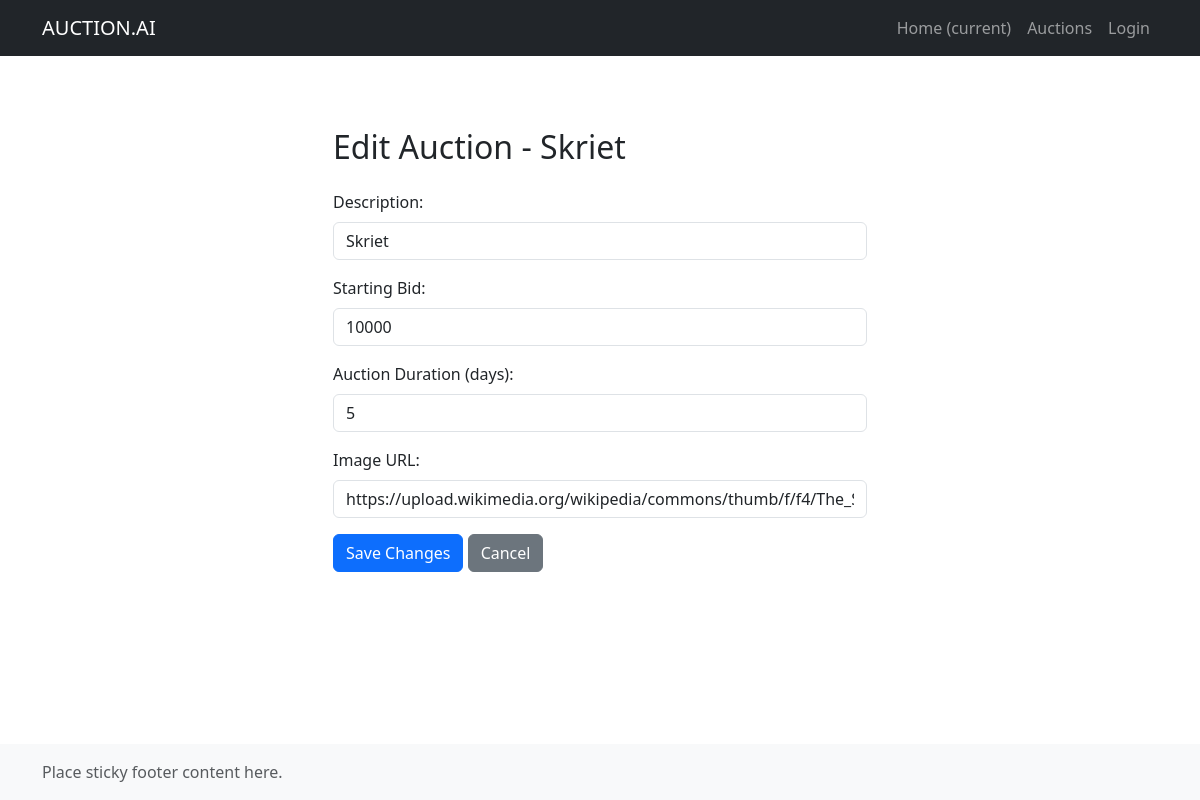
Page /auctions/edit/1 on the earlier database version.
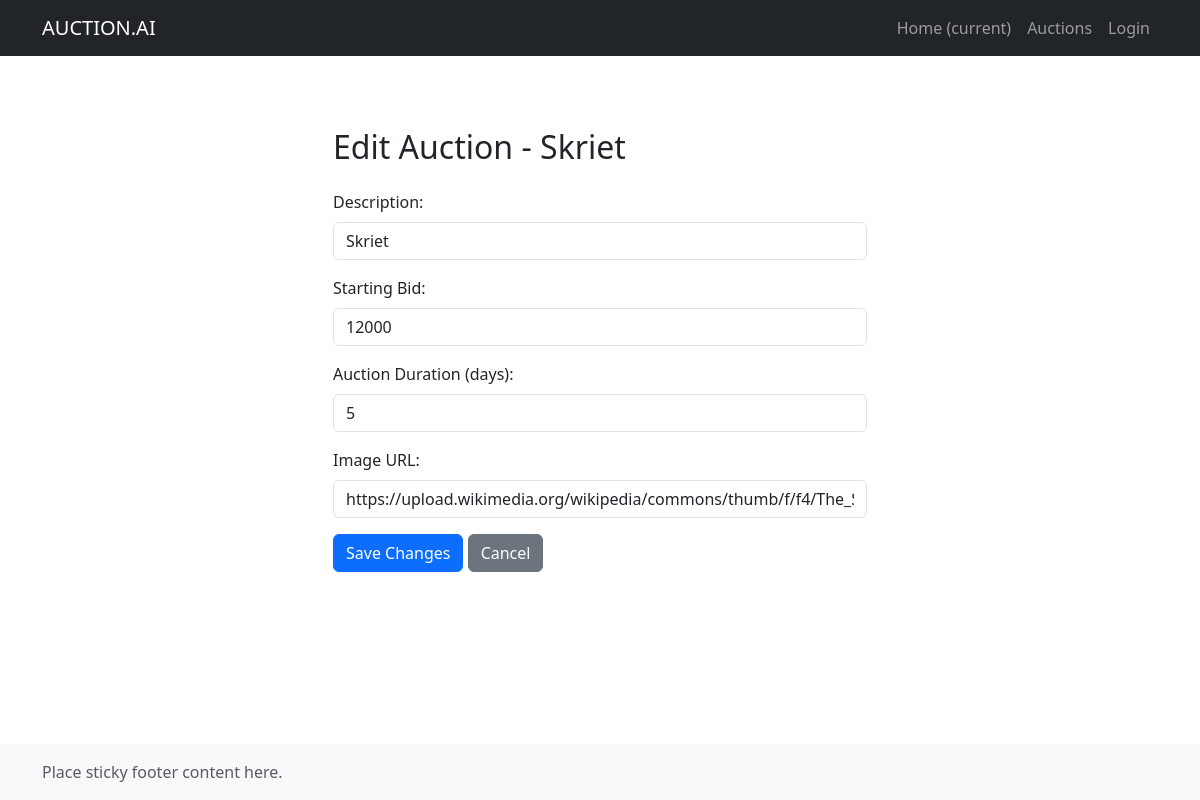
Same page on the later database version.
### app/myblueprints/auctions_bp_sqlalchemy/auction_repository.py (models this page shows)
class Auction(Base):
    __tablename__ = 'auctions'
    id = Column(Integer, primary_key=True)
    description = Column(String, nullable=False)
    starting_bid = Column(Integer, nullable=False)
    duration = Column(Integer, nullable=False)
    image_url = Column(String(128), nullable=True)
    likes = Column(Integer, default=0)
    dislikes = Column(Integer, default=0)
    bids = relationship("Bid", back_populates="auction", cascade="all, delete-orphan")

### app/myblueprints/auctions_bp_sqlalchemy/auctions_bp_sqlalchemy.py (the view)
@auctions_bp_sqlalchemy.route('/edit/<int:auction_id>', methods=['GET'])
def edit_auction(auction_id):
    auction = auctions_repo.find_by_id(auction_id)
    if auction:
        return render_template('edit_auction_form.html', auction=auction)
    else:
        return jsonify({"message": "Auction not found"}), 404

### app/myblueprints/auctions_bp_sqlalchemy/auction_repository.py (called while the page is built)
    def find_by_id(self, auction_id: int) -> Optional[Auction]:
        with self.Session() as session:
            return session.query(Auction).filter_by(id=auction_id).first()

### app/myblueprints/auctions_bp_sqlalchemy/templates/edit_auction_form.html (shortened to what this page needs)
{% extends 'baselayout.html' %}
{% block content %}
<div class="container mt-5">
    <div class="row justify-content-center">
        <div class="col-md-6">
            <h2 class="mb-4">Edit Auction - {{ auction.description }}</h2>
            <form action="{{ url_for('auctions_bp_sqlalchemy.update_auction', auction_id=auction.id) }}" method="post">
                <div class="mb-3">
                    <label for="description" class="form-label">Description:</label>
                    <input type="text" class="form-control" id="description" name="description" value="{{ auction.description }}" readonly>
                </div>
                <div class="mb-3">
                    <label for="starting_bid" class="form-label">Starting Bid:</label>
                    <input type="number" class="form-control" id="starting_bid" name="starting_bid" value="{{ auction.starting_bid }}" required>
                </div>
                <div class="mb-3">
                    <label for="duration" class="form-label">Auction Duration (days):</label>
                    <input type="number" class="form-control" id="duration" name="duration" value="{{ auction.duration }}" required>
                </div>
                <div class="mb-3">
                    <label for="image_url" class="form-label">Image URL:</label>
                    <input type="text" class="form-control" id="image_url" name="image_url" value="{{ auction.image_url }}">
                </div>
                <button type="submit" class="btn btn-primary">Save Changes</button>
                <a href="{{ url_for('auctions_bp_sqlalchemy.get_all_auctions') }}" class="btn btn-secondary">Cancel</a>
            </form>
        </div>
    </div>
</div>
{% endblock %}

### app/templates/baselayout.html (shortened to what this page needs)
<!DOCTYPE html>
<html lang="sv">
  <head>
    <link
      href="https://cdn.jsdelivr.net/npm/bootstrap@5.3.8/dist/css/bootstrap.min.css"
      rel="stylesheet"
    />
    <link rel="stylesheet" href="https://cdn.jsdelivr.net/npm/bootstrap-icons@1.13.1/font/bootstrap-icons.min.css">
    <link rel="stylesheet" href="{{ url_for('static', filename='css/main.css') }}" />
  </head>
  <body class="d-flex flex-column min-vh-100">
    <header>
      <nav class="navbar navbar-expand-md navbar-dark bg-dark">
        <div class="container">
          <a class="navbar-brand" href="{{ url_for('index') }}">AUCTION.AI</a>
          <div class="collapse navbar-collapse" id="navbarsExample04">
            <ul class="navbar-nav ms-auto align-items-center">
              <li class="nav-item active">
                <a class="nav-link" href="{{ url_for('index') }}"
                  >Home <span class="sr-only">(current)</span></a
                >
              </li>
              <li class="nav-item">
                <a
                  class="nav-link"
                  href="{{ url_for('auctions_bp_sqlalchemy.get_all_auctions') }}"
                  >Auctions</a
                >
              </li>
                {% if current_user.is_authenticated %}
                <li class="nav-item">
                <a class="nav-link" href="{{ url_for('login_bp.secret') }}">
                  {{ current_user.username }}
                </a>
                </li>
                <li class="nav-item">
                <a type="button"class="btn btn-danger btn-sm my-auto"
                  href="{{ url_for('login_bp.logout') }}">
                  Logout
                </a>
                </li>
                {% else %}
                <a class="nav-link" href="{{ url_for('login_bp.login') }}"
                  >Login</a
                >
                {% endif %}
            </ul>
          </div>
        </div>
      </nav>
    </header>
    <main class="container my-4">
       {% block content %}{% endblock %}
    </main>
    <footer class="footer mt-auto py-3 bg-body-tertiary">
      <div class="container">
        <span class="text-body-secondary"
          >Place sticky footer content here.</span
        >
      </div>
    </footer>
  </body>
</html>

Differences in the rows shown:
changed Auction "Skriet": starting_bid "10000" → "12000"
